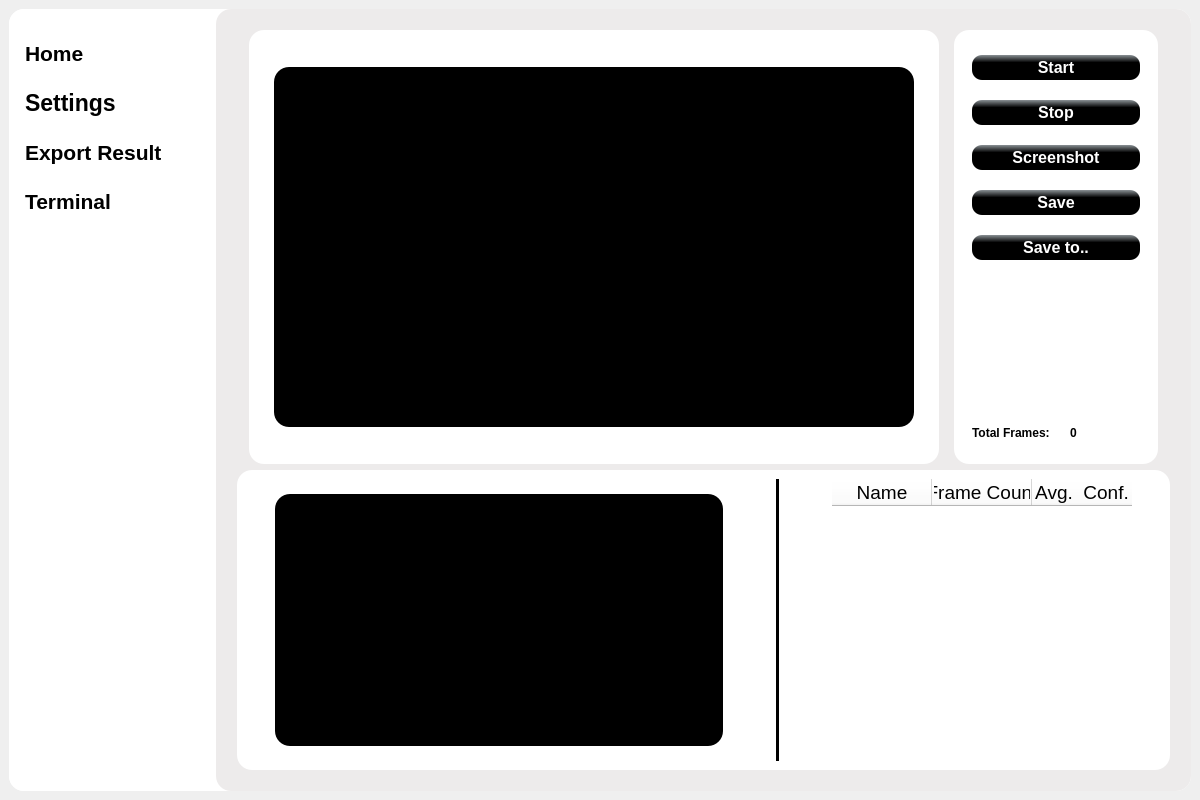
<?xml version="1.0" encoding="UTF-8"?>
<ui version="4.0">
 <class>objectdetectionWindow</class>
 <widget class="QMainWindow" name="objectdetectionWindow">
  <property name="geometry">
   <rect>
    <x>0</x>
    <y>0</y>
    <width>1200</width>
    <height>800</height>
   </rect>
  </property>
  <property name="focusPolicy">
   <enum>Qt::ClickFocus</enum>
  </property>
  <property name="windowTitle">
   <string>Real-time Object Detection - YoloV8</string>
  </property>
  <widget class="QWidget" name="centralWidget">
   <layout class="QVBoxLayout" name="verticalLayout_2">
    <item>
     <widget class="QFrame" name="backgroundFrame">
      <property name="styleSheet">
       <string notr="true">QFrame{
	background-color: rgb(255, 255, 255);
border:0px solid red;
border-radius:15px
}</string>
      </property>
      <property name="frameShape">
       <enum>QFrame::StyledPanel</enum>
      </property>
      <property name="frameShadow">
       <enum>QFrame::Raised</enum>
      </property>
      <layout class="QHBoxLayout" name="horizontalLayout_18" stretch="1,5">
       <property name="spacing">
        <number>12</number>
       </property>
       <property name="leftMargin">
        <number>0</number>
       </property>
       <property name="topMargin">
        <number>0</number>
       </property>
       <property name="rightMargin">
        <number>0</number>
       </property>
       <property name="bottomMargin">
        <number>0</number>
       </property>
       <item>
        <widget class="QFrame" name="leftFrame">
         <property name="frameShape">
          <enum>QFrame::StyledPanel</enum>
         </property>
         <property name="frameShadow">
          <enum>QFrame::Raised</enum>
         </property>
         <layout class="QVBoxLayout" name="verticalLayout_12" stretch="2">
          <property name="spacing">
           <number>36</number>
          </property>
          <property name="topMargin">
           <number>24</number>
          </property>
          <property name="bottomMargin">
           <number>24</number>
          </property>
          <item>
           <widget class="QFrame" name="menuFrame">
            <property name="frameShape">
             <enum>QFrame::StyledPanel</enum>
            </property>
            <property name="frameShadow">
             <enum>QFrame::Raised</enum>
            </property>
            <layout class="QVBoxLayout" name="verticalLayout">
             <property name="spacing">
              <number>0</number>
             </property>
             <property name="leftMargin">
              <number>0</number>
             </property>
             <property name="topMargin">
              <number>0</number>
             </property>
             <property name="rightMargin">
              <number>0</number>
             </property>
             <property name="bottomMargin">
              <number>0</number>
             </property>
             <item>
              <widget class="QListWidget" name="menuList">
               <property name="enabled">
                <bool>true</bool>
               </property>
               <property name="sizePolicy">
                <sizepolicy hsizetype="Expanding" vsizetype="Preferred">
                 <horstretch>0</horstretch>
                 <verstretch>0</verstretch>
                </sizepolicy>
               </property>
               <property name="font">
                <font>
                 <weight>75</weight>
                 <italic>false</italic>
                 <bold>true</bold>
                </font>
               </property>
               <property name="styleSheet">
                <string notr="true">QListView {
font: bold;
}
QListView::item{
background-color: transparent;
color: black;
padding:8px;
padding-left:4px;
margin-bottom:8px;
}
QListView::item:hover {
border-radius:8px;
background-color: rgb(240, 240, 240)

}
QListView::item:selected {
background-color: rgb(239, 239, 239);
color: rgb(12, 20, 36);
border-radius:8px;
}
QListView::item:disabled{
color:gray
}
</string>
               </property>
               <property name="verticalScrollBarPolicy">
                <enum>Qt::ScrollBarAlwaysOff</enum>
               </property>
               <property name="horizontalScrollBarPolicy">
                <enum>Qt::ScrollBarAlwaysOff</enum>
               </property>
               <property name="currentRow">
                <number>-1</number>
               </property>
               <item>
                <property name="text">
                 <string>Home</string>
                </property>
                <property name="font">
                 <font>
                  <pointsize>16</pointsize>
                 </font>
                </property>
                <property name="icon">
                 <iconset>
                  <normaloff>../../../../../../../../.designer/resources/button/首页_home.svg</normaloff>../../../../../../../../.designer/resources/button/首页_home.svg</iconset>
                </property>
               </item>
               <item>
                <property name="text">
                 <string>Settings</string>
                </property>
                <property name="font">
                 <font>
                  <pointsize>17</pointsize>
                 </font>
                </property>
                <property name="icon">
                 <iconset>
                  <normaloff>../../../../../../../../.designer/resources/button/设置_setting-two.svg</normaloff>../../../../../../../../.designer/resources/button/设置_setting-two.svg</iconset>
                </property>
               </item>
               <item>
                <property name="text">
                 <string>Export Result</string>
                </property>
                <property name="font">
                 <font>
                  <pointsize>16</pointsize>
                 </font>
                </property>
                <property name="icon">
                 <iconset>
                  <normaloff>../../../../../../../../.designer/resources/button/导出_export.svg</normaloff>../../../../../../../../.designer/resources/button/导出_export.svg</iconset>
                </property>
               </item>
               <item>
                <property name="text">
                 <string>Terminal</string>
                </property>
                <property name="font">
                 <font>
                  <pointsize>16</pointsize>
                 </font>
                </property>
                <property name="icon">
                 <iconset>
                  <normaloff>../resources/button/终端_terminal.svg</normaloff>../resources/button/终端_terminal.svg</iconset>
                </property>
               </item>
              </widget>
             </item>
            </layout>
           </widget>
          </item>
         </layout>
        </widget>
       </item>
       <item>
        <widget class="QFrame" name="rightFrame">
         <property name="styleSheet">
          <string notr="true">QFrame{
background-color: rgb(237, 235, 235);
border:0px solid red;
border-radius:15px
}
</string>
         </property>
         <property name="frameShape">
          <enum>QFrame::StyledPanel</enum>
         </property>
         <property name="frameShadow">
          <enum>QFrame::Raised</enum>
         </property>
         <layout class="QVBoxLayout" name="verticalLayout_13" stretch="0">
          <property name="spacing">
           <number>12</number>
          </property>
          <property name="leftMargin">
           <number>12</number>
          </property>
          <property name="topMargin">
           <number>12</number>
          </property>
          <property name="rightMargin">
           <number>12</number>
          </property>
          <property name="bottomMargin">
           <number>12</number>
          </property>
          <item>
           <widget class="QStackedWidget" name="stackedWidget">
            <property name="currentIndex">
             <number>0</number>
            </property>
            <widget class="QWidget" name="homePage">
             <layout class="QVBoxLayout" name="verticalLayout_5" stretch="0,0">
              <item>
               <layout class="QHBoxLayout" name="upperLayout" stretch="2,0">
                <property name="spacing">
                 <number>15</number>
                </property>
                <property name="leftMargin">
                 <number>12</number>
                </property>
                <property name="rightMargin">
                 <number>12</number>
                </property>
                <item>
                 <widget class="QFrame" name="videoFrame">
                  <property name="sizePolicy">
                   <sizepolicy hsizetype="Preferred" vsizetype="Preferred">
                    <horstretch>0</horstretch>
                    <verstretch>0</verstretch>
                   </sizepolicy>
                  </property>
                  <property name="maximumSize">
                   <size>
                    <width>690</width>
                    <height>16777215</height>
                   </size>
                  </property>
                  <property name="focusPolicy">
                   <enum>Qt::NoFocus</enum>
                  </property>
                  <property name="styleSheet">
                   <string notr="true">QFrame{
	background-color: rgb(255, 255, 255);
	border:0px solid red;
	color: rgb(255, 254, 255);
	border-radius:15px
}</string>
                  </property>
                  <property name="frameShape">
                   <enum>QFrame::StyledPanel</enum>
                  </property>
                  <property name="frameShadow">
                   <enum>QFrame::Raised</enum>
                  </property>
                  <layout class="QHBoxLayout" name="horizontalLayout_4" stretch="0">
                   <property name="spacing">
                    <number>24</number>
                   </property>
                   <property name="topMargin">
                    <number>24</number>
                   </property>
                   <property name="bottomMargin">
                    <number>24</number>
                   </property>
                   <item>
                    <widget class="QLabel" name="videoView">
                     <property name="sizePolicy">
                      <sizepolicy hsizetype="Maximum" vsizetype="Maximum">
                       <horstretch>0</horstretch>
                       <verstretch>0</verstretch>
                      </sizepolicy>
                     </property>
                     <property name="maximumSize">
                      <size>
                       <width>640</width>
                       <height>360</height>
                      </size>
                     </property>
                     <property name="styleSheet">
                      <string notr="true">background-color: b;
border-radius:15px</string>
                     </property>
                     <property name="text">
                      <string/>
                     </property>
                     <property name="scaledContents">
                      <bool>true</bool>
                     </property>
                    </widget>
                   </item>
                  </layout>
                 </widget>
                </item>
                <item>
                 <widget class="QFrame" name="controlFrame">
                  <property name="styleSheet">
                   <string notr="true">QFrame{
background-color: rgb(255, 255, 255);
border:0px solid red;
color: rgb(255, 254, 255);
border-radius:15px
}
QLabel{
font: bold;
font-size: 16;
color:b;
}
QPushButton {
background-color: qlineargradient(x1:1, y1:0, x2:1, y2:0.3, stop:0 #8a9195, stop:1 black);
font-size: 16px;
font-weight: bold;
color: white;
border-radius: 10px;
}

QPushButton:hover {
background-color: qlineargradient(x1:1, y1:0, x2:1, y2:0.3, stop:0 #7d8488, stop:1 black);
}
QPushButton:pressed {
background-color: qlineargradient(x1:1, y1:0, x2:1, y2:0.3, stop:0 #6a7073, stop:1 black);
}
QPushButton:disabled {
background-color: qlineargradient(x1:1, y1:0, x2:1, y2:0.3, stop:0 #6a7073, stop:1 black);
color: gray
}</string>
                  </property>
                  <property name="frameShape">
                   <enum>QFrame::StyledPanel</enum>
                  </property>
                  <property name="frameShadow">
                   <enum>QFrame::Raised</enum>
                  </property>
                  <layout class="QVBoxLayout" name="verticalLayout_3">
                   <property name="spacing">
                    <number>20</number>
                   </property>
                   <property name="leftMargin">
                    <number>18</number>
                   </property>
                   <property name="topMargin">
                    <number>25</number>
                   </property>
                   <property name="rightMargin">
                    <number>18</number>
                   </property>
                   <property name="bottomMargin">
                    <number>24</number>
                   </property>
                   <item>
                    <widget class="QPushButton" name="startButton">
                     <property name="enabled">
                      <bool>true</bool>
                     </property>
                     <property name="minimumSize">
                      <size>
                       <width>100</width>
                       <height>25</height>
                      </size>
                     </property>
                     <property name="font">
                      <font>
                       <pointsize>-1</pointsize>
                       <weight>75</weight>
                       <bold>true</bold>
                      </font>
                     </property>
                     <property name="text">
                      <string>Start</string>
                     </property>
                    </widget>
                   </item>
                   <item>
                    <widget class="QPushButton" name="stopButton">
                     <property name="sizePolicy">
                      <sizepolicy hsizetype="Minimum" vsizetype="Fixed">
                       <horstretch>0</horstretch>
                       <verstretch>0</verstretch>
                      </sizepolicy>
                     </property>
                     <property name="minimumSize">
                      <size>
                       <width>100</width>
                       <height>25</height>
                      </size>
                     </property>
                     <property name="font">
                      <font>
                       <pointsize>-1</pointsize>
                       <weight>75</weight>
                       <bold>true</bold>
                      </font>
                     </property>
                     <property name="text">
                      <string>Stop</string>
                     </property>
                    </widget>
                   </item>
                   <item>
                    <widget class="QPushButton" name="screenshotButton">
                     <property name="minimumSize">
                      <size>
                       <width>100</width>
                       <height>25</height>
                      </size>
                     </property>
                     <property name="font">
                      <font>
                       <pointsize>-1</pointsize>
                       <weight>75</weight>
                       <bold>true</bold>
                      </font>
                     </property>
                     <property name="text">
                      <string>Screenshot</string>
                     </property>
                    </widget>
                   </item>
                   <item>
                    <widget class="QPushButton" name="saveButton">
                     <property name="sizePolicy">
                      <sizepolicy hsizetype="Minimum" vsizetype="Fixed">
                       <horstretch>0</horstretch>
                       <verstretch>0</verstretch>
                      </sizepolicy>
                     </property>
                     <property name="minimumSize">
                      <size>
                       <width>100</width>
                       <height>25</height>
                      </size>
                     </property>
                     <property name="maximumSize">
                      <size>
                       <width>16777215</width>
                       <height>16777215</height>
                      </size>
                     </property>
                     <property name="font">
                      <font>
                       <pointsize>-1</pointsize>
                       <weight>75</weight>
                       <bold>true</bold>
                      </font>
                     </property>
                     <property name="text">
                      <string>Save</string>
                     </property>
                    </widget>
                   </item>
                   <item>
                    <widget class="QPushButton" name="saveToButton">
                     <property name="minimumSize">
                      <size>
                       <width>100</width>
                       <height>25</height>
                      </size>
                     </property>
                     <property name="maximumSize">
                      <size>
                       <width>16777215</width>
                       <height>16777215</height>
                      </size>
                     </property>
                     <property name="font">
                      <font>
                       <pointsize>-1</pointsize>
                       <weight>75</weight>
                       <bold>true</bold>
                      </font>
                     </property>
                     <property name="text">
                      <string>Save to..</string>
                     </property>
                    </widget>
                   </item>
                   <item>
                    <spacer name="verticalSpacer">
                     <property name="orientation">
                      <enum>Qt::Vertical</enum>
                     </property>
                     <property name="sizeHint" stdset="0">
                      <size>
                       <width>20</width>
                       <height>40</height>
                      </size>
                     </property>
                    </spacer>
                   </item>
                   <item>
                    <layout class="QHBoxLayout" name="totalFramLayout">
                     <item>
                      <widget class="QLabel" name="totalFrameTitleLabel">
                       <property name="sizePolicy">
                        <sizepolicy hsizetype="Maximum" vsizetype="Maximum">
                         <horstretch>0</horstretch>
                         <verstretch>0</verstretch>
                        </sizepolicy>
                       </property>
                       <property name="text">
                        <string>Total Frames:</string>
                       </property>
                      </widget>
                     </item>
                     <item>
                      <widget class="QLabel" name="totalFrameLabel">
                       <property name="sizePolicy">
                        <sizepolicy hsizetype="Preferred" vsizetype="Maximum">
                         <horstretch>0</horstretch>
                         <verstretch>0</verstretch>
                        </sizepolicy>
                       </property>
                       <property name="text">
                        <string>0</string>
                       </property>
                      </widget>
                     </item>
                    </layout>
                   </item>
                  </layout>
                 </widget>
                </item>
               </layout>
              </item>
              <item>
               <widget class="QFrame" name="resultFrame">
                <property name="maximumSize">
                 <size>
                  <width>946</width>
                  <height>300</height>
                 </size>
                </property>
                <property name="styleSheet">
                 <string notr="true">QFrame{
	background-color: rgb(255, 255, 255);
	border:0px solid red;
	color: rgb(255, 254, 255);
	border-radius:15px
}
QTableWidget{
color:b;
}</string>
                </property>
                <property name="frameShape">
                 <enum>QFrame::StyledPanel</enum>
                </property>
                <property name="frameShadow">
                 <enum>QFrame::Raised</enum>
                </property>
                <layout class="QHBoxLayout" name="horizontalLayout_3">
                 <property name="spacing">
                  <number>15</number>
                 </property>
                 <property name="leftMargin">
                  <number>0</number>
                 </property>
                 <property name="rightMargin">
                  <number>0</number>
                 </property>
                 <item>
                  <widget class="QLabel" name="screenshotView">
                   <property name="minimumSize">
                    <size>
                     <width>448</width>
                     <height>252</height>
                    </size>
                   </property>
                   <property name="maximumSize">
                    <size>
                     <width>448</width>
                     <height>252</height>
                    </size>
                   </property>
                   <property name="styleSheet">
                    <string notr="true">background-color: black;</string>
                   </property>
                   <property name="text">
                    <string/>
                   </property>
                  </widget>
                 </item>
                 <item>
                  <widget class="Line" name="line">
                   <property name="styleSheet">
                    <string notr="true">background-color:b;</string>
                   </property>
                   <property name="lineWidth">
                    <number>1</number>
                   </property>
                   <property name="orientation">
                    <enum>Qt::Vertical</enum>
                   </property>
                  </widget>
                 </item>
                 <item>
                  <widget class="QTableWidget" name="resultTable">
                   <property name="sizePolicy">
                    <sizepolicy hsizetype="Minimum" vsizetype="Expanding">
                     <horstretch>0</horstretch>
                     <verstretch>0</verstretch>
                    </sizepolicy>
                   </property>
                   <property name="maximumSize">
                    <size>
                     <width>300</width>
                     <height>16777215</height>
                    </size>
                   </property>
                   <property name="font">
                    <font>
                     <pointsize>16</pointsize>
                    </font>
                   </property>
                   <property name="styleSheet">
                    <string notr="true">color:b;</string>
                   </property>
                   <property name="editTriggers">
                    <set>QAbstractItemView::NoEditTriggers</set>
                   </property>
                   <property name="dragDropOverwriteMode">
                    <bool>false</bool>
                   </property>
                   <property name="selectionMode">
                    <enum>QAbstractItemView::SingleSelection</enum>
                   </property>
                   <property name="selectionBehavior">
                    <enum>QAbstractItemView::SelectRows</enum>
                   </property>
                   <property name="gridStyle">
                    <enum>Qt::DashLine</enum>
                   </property>
                   <attribute name="verticalHeaderVisible">
                    <bool>false</bool>
                   </attribute>
                   <column>
                    <property name="text">
                     <string>Name</string>
                    </property>
                    <property name="font">
                     <font>
                      <pointsize>14</pointsize>
                      <weight>50</weight>
                      <bold>false</bold>
                     </font>
                    </property>
                   </column>
                   <column>
                    <property name="text">
                     <string>Frame Count</string>
                    </property>
                    <property name="font">
                     <font>
                      <pointsize>14</pointsize>
                      <weight>50</weight>
                      <bold>false</bold>
                     </font>
                    </property>
                   </column>
                   <column>
                    <property name="text">
                     <string>Avg.  Conf.</string>
                    </property>
                    <property name="font">
                     <font>
                      <pointsize>14</pointsize>
                      <weight>50</weight>
                      <bold>false</bold>
                     </font>
                    </property>
                   </column>
                  </widget>
                 </item>
                </layout>
               </widget>
              </item>
             </layout>
            </widget>
            <widget class="QWidget" name="settingPage">
             <layout class="QVBoxLayout" name="verticalLayout_9">
              <item>
               <widget class="QFrame" name="settingFrame">
                <property name="styleSheet">
                 <string notr="true">QFrame{
background-color: rgb(255, 255, 255);
border:0px solid red;
color: rgb(255, 254, 255);
border-radius:15px
}
QLabel{
font: bold;
font-size: 16;
color:b;
}
QPushButton {
background-color: qlineargradient(x1:1, y1:0, x2:1, y2:0.3, stop:0 #8a9195, stop:1 black);
font-size: 16px;
font-weight: bold;
color: white;
border-radius: 10px;
}

QPushButton:hover {
background-color: qlineargradient(x1:1, y1:0, x2:1, y2:0.3, stop:0 #7d8488, stop:1 black);
}
QPushButton:pressed {
background-color: qlineargradient(x1:1, y1:0, x2:1, y2:0.3, stop:0 #6a7073, stop:1 black);
}
QPushButton:disabled {
background-color: qlineargradient(x1:1, y1:0, x2:1, y2:0.3, stop:0 #6a7073, stop:1 black);
color: gray
}</string>
                </property>
                <property name="frameShape">
                 <enum>QFrame::StyledPanel</enum>
                </property>
                <property name="frameShadow">
                 <enum>QFrame::Raised</enum>
                </property>
                <layout class="QVBoxLayout" name="verticalLayout_6">
                 <property name="spacing">
                  <number>24</number>
                 </property>
                 <property name="topMargin">
                  <number>24</number>
                 </property>
                 <property name="bottomMargin">
                  <number>24</number>
                 </property>
                </layout>
               </widget>
              </item>
             </layout>
            </widget>
            <widget class="QWidget" name="consolePage">
             <layout class="QVBoxLayout" name="verticalLayout_11">
              <item>
               <widget class="QFrame" name="consoleFrame">
                <property name="styleSheet">
                 <string notr="true">QFrame{
	background-color: rgb(255, 255, 255);
border:0px solid red;
	color: rgb(255, 254, 255);
border-radius:30px
}</string>
                </property>
                <property name="frameShape">
                 <enum>QFrame::StyledPanel</enum>
                </property>
                <property name="frameShadow">
                 <enum>QFrame::Raised</enum>
                </property>
                <layout class="QVBoxLayout" name="verticalLayout_14">
                 <item>
                  <widget class="QTextEdit" name="consoleText"/>
                 </item>
                </layout>
               </widget>
              </item>
             </layout>
            </widget>
           </widget>
          </item>
         </layout>
        </widget>
       </item>
      </layout>
     </widget>
    </item>
   </layout>
  </widget>
 </widget>
 <resources/>
 <connections/>
</ui>
